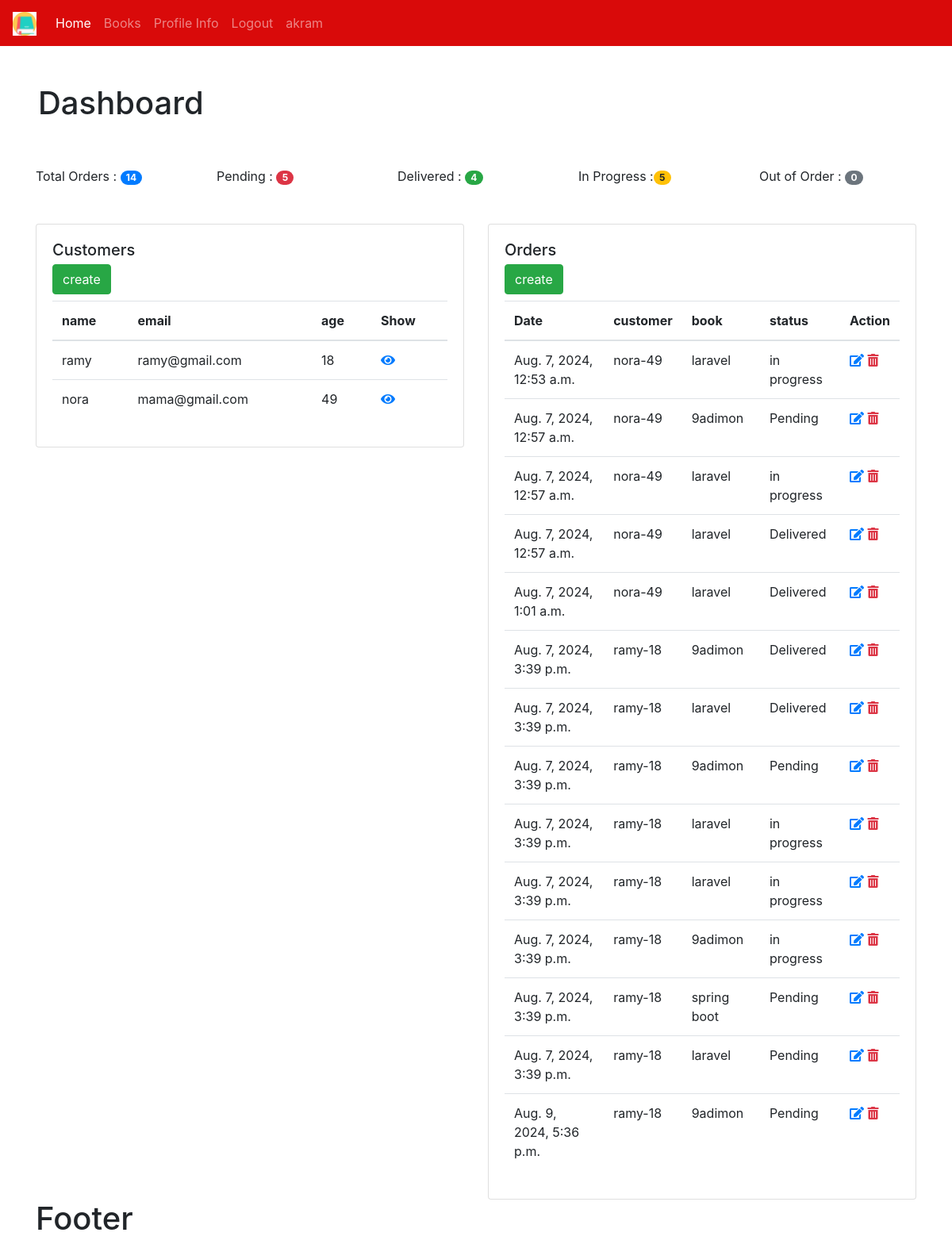
The app's page / (signed in) with its own data.
### bookstore/models.py (models this page shows, shortened)
class Customer(models.Model):
    user = models.OneToOneField(User,null=True, on_delete=models.CASCADE)
    name = models.CharField(max_length=190, null=True)
    email = models.CharField(max_length=190, null=True)
    phone = models.CharField(max_length=190, null=True)
    age = models.CharField(max_length=190, null=True)
    avatar = models.ImageField(blank=True, null=True, default="preson.png")
    date_created = models.DateTimeField(auto_now_add=True, null=True)
    def __str__(self):
        return self.name

class Order(models.Model):
    STATUS= (
        ('Pending','Pending'),
        ('Delivered','Delivered'),
        ('in progress','in progress'),
        ('out of order','out of order')
    )
    customer = models.ForeignKey(Customer, null=True, on_delete=models.SET_NULL)
    book = models.ForeignKey(Book, null=True, on_delete=models.SET_NULL)
    tags = models.ManyToManyField(Tag)
    date_created = models.DateTimeField(auto_now_add=True, null=True)
    status =  models.CharField(max_length=200, null=True,choices=STATUS)

class Book(models.Model):
    CATEGORY = ( #tuple
        ('Classics','Classics'),
        ('Comic Book','Comic Book'),
        ('Fantasy','Fantasy'),
        ('Horror','Horror')
    )
    name = models.CharField(max_length=190, null=True)
    author = models.CharField(max_length=190, null=True)
    price = models.FloatField( null=True)
    category = models.CharField(max_length=190, null=True ,choices=CATEGORY  )
    description = models.CharField(max_length=200, null=True)
    tags = models.ManyToManyField(Tag)
    date_created = models.DateTimeField(auto_now_add=True, null=True)
    def __str__(self):
         return self.name

### bookstore/decorators.py (the view)
    def wrapper_func(request , *args , **kwargs):
        group = None
        if request.user.groups.exists(): #if this user belongs to a group
            group = request.user.groups.all()[0].name #first group in list of groups django admin
        if group =='admin':
            return view_func(request , *args , **kwargs)
        if group =='customer':
            return redirect('user/')
        if group == None : #user doesn't belong to any group
            return HttpResponse('no exist group')

### bookstore/views.py (called while the page is built)
@login_required(login_url='login')
@forAdmins
def home(request):
    customers = Customer.objects.all()
    orders = Order.objects.all()
    total_orders = orders.count()
    total_p_orders = orders.filter(status='Pending').count()
    total_d_orders = orders.filter(status='Delivered').count()
    total_in_orders = orders.filter(status='in progress').count()
    total_out_orders = orders.filter(status='out of order').count()
    myContext = {
               'customers': customers ,
               'orders': orders,
               'total_orders': total_orders,
               'total_p_orders': total_p_orders,
               'total_d_orders': total_d_orders,
               'total_in_orders': total_in_orders,
               'total_out_orders': total_out_orders
               }
    return render(request=request , template_name='bookstore/dashboard.html',context=myContext)

### bookstore/templates/bookstore/dashboard.html (shortened to what this page needs)
{% extends 'bookstore/main.html'%}
{% block content %}
<h1 class="p-5">Dashboard</h1>
<div class="container pb-5">
  <div class="row">
    <div class="col-sm">
      Total Orders : <span class="badge badge-pill badge-primary">{{total_orders}}</span>
    </div>
    <div class="col-sm">
    Pending : <span class="badge badge-pill badge-danger">{{total_p_orders}}</span>
    </div>
    <div class="col-sm">
     Delivered : <span class="badge badge-pill badge-success">{{total_d_orders}}</span>
    </div>
    <div class="col-sm">
     In Progress :<span class="badge badge-pill badge-warning"> {{total_in_orders}}</span>
    </div>
    <div class="col-sm">
      Out of Order : <span class="badge badge-pill badge-secondary">{{total_out_orders}}</span>
    </div>
  </div>
</div>
<div class="container">
  <div class="row">
    <div class="col">
     <div class="card"  >
  <div class="card-body">
    <h5 class="card-title">Customers  </h5>
    <h6 class="card-subtitle mb-2 text-muted"><a class="btn btn-success"  href="">create</a></h6>
<table class="table ">
  <thead>
    <tr>
      <th scope="col">name</th>
      <th scope="col">email</th>
      <th scope="col">age</th>
      <th scope="col">Show</th>
    </tr>
  </thead>
  <tbody>
      {% for item in customers  %}
        <tr>
      <td>{{item.name}}</td>
      <td>{{item.email}}</td>
      <td>{{item.age}}</td>
       <td>  <a href="{% url 'customer' item.id %}"> <i class="fas fa-eye"></i> </a>    </td>
       </tr>
      {% endfor %}
  </tbody>
</table>
  </div>
</div>
    </div>
    <div class="col">
     <div class="card"  >
  <div class="card-body">
    <h5 class="card-title">Orders</h5>
       <h6 class="card-subtitle mb-2 text-muted"><a class="btn btn-success" href="{%comment%}{% url 'create' %}{%endcomment%}">create</a></h6>
<table class="table ">
  <thead>
    <tr>
     <th scope="col">Date</th>
      <th scope="col">customer</th>
      <th scope="col">book</th>
      <th scope="col">status</th>
      <th scope="col">Action</th>
    </tr>
  </thead>
  <tbody>
      {% for item in orders  %}
        <tr>
         <td>{{item.date_created}}</td>
      <td>{{item.customer}}-{{item.customer.age}}</td>
      <td>{{item.book}}</td>
      <td>{{item.status}}</td>
       <td>
       <a href="{% url 'update' item.id%}"><i class="fas fa-edit"></i></a>
       <a class="text-danger" href="{% url 'delete' item.id %}"><i class="fas fa-trash-alt"></i></a>
       </td>
       </tr>
      {% endfor %}
  </tbody>
</table>
  </div>
</div>
    </div>
  </div>
{% endblock %}

### bookstore/templates/bookstore/navbar.html (shortened to what this page needs)
{% load static   %}
<nav class="navbar navbar-expand-lg  navbar-dark bg-primary">
  <a class="navbar-brand" href="{% url 'home' %}">
   <img src="{% static '/images/book.png'  %}" width="30" height="30" alt="" loading="lazy">
  </a>
  <div class="collapse navbar-collapse" id="navbarSupportedContent">
    <ul class="navbar-nav mr-auto">
    {% if request.user.is_staff%}
      <li class="nav-item active">
        <a class="nav-link" href="{% url 'home' %}">Home <span class="sr-only">(current)</span></a>
      </li>
      <li class="nav-item">
        <a class="nav-link" href="{% url 'books' %}">Books</a>
      </li>
  {% endif %}
      <li class="nav-item">
        <a class="nav-link" href="">Profile Info</a>
      </li>
      <li class="nav-item">
        <a class="nav-link" href="{% url 'logout' %}">Logout</a>
      </li>
       <li class="nav-item">
       <a class="nav-link" href="#">{{request.user}}</a>
      </li>
    </ul>
  </div>
</nav>

### myStatic/css/style.css (style rules this page uses)
.bg-primary { background-color: #d90a0a!important; }

### records on screen
Customer: name "ramy", email "ramy@gmail.com", age "18"
Customer: name "nora", email "mama@gmail.com", age "49"
Order: date_created "Aug. 7, 2024, 12:53 a.m.", customer "nora", customer.age "49", book "laravel", status "in progress"
Order: date_created "Aug. 7, 2024, 12:57 a.m.", customer "nora", customer.age "49", book "9adimon", status "Pending"
Order: date_created "Aug. 7, 2024, 12:57 a.m.", customer "nora", customer.age "49", book "laravel", status "in progress"
Order: date_created "Aug. 7, 2024, 12:57 a.m.", customer "nora", customer.age "49", book "laravel", status "Delivered"
Order: date_created "Aug. 7, 2024, 1:01 a.m.", customer "nora", customer.age "49", book "laravel", status "Delivered"
Order: date_created "Aug. 7, 2024, 3:39 p.m.", customer "ramy", customer.age "18", book "9adimon", status "Delivered"
Order: date_created "Aug. 7, 2024, 3:39 p.m.", customer "ramy", customer.age "18", book "laravel", status "Delivered"
Order: date_created "Aug. 7, 2024, 3:39 p.m.", customer "ramy", customer.age "18", book "9adimon", status "Pending"
Order: date_created "Aug. 7, 2024, 3:39 p.m.", customer "ramy", customer.age "18", book "laravel", status "in progress"
Order: date_created "Aug. 7, 2024, 3:39 p.m.", customer "ramy", customer.age "18", book "laravel", status "in progress"
Order: date_created "Aug. 7, 2024, 3:39 p.m.", customer "ramy", customer.age "18", book "9adimon", status "in progress"
Order: date_created "Aug. 7, 2024, 3:39 p.m.", customer "ramy", customer.age "18", book "spring boot", status "Pending"
Order: date_created "Aug. 7, 2024, 3:39 p.m.", customer "ramy", customer.age "18", book "laravel", status "Pending"
Order: date_created "Aug. 9, 2024, 5:36 p.m.", customer "ramy", customer.age "18", book "9adimon", status "Pending"

### other values on screen
{{ request.user }} "akram"
{{ total_orders }} "14"
{{ total_p_orders }} "5"
{{ total_d_orders }} "4"
{{ total_in_orders }} "5"
{{ total_out_orders }} "0"
